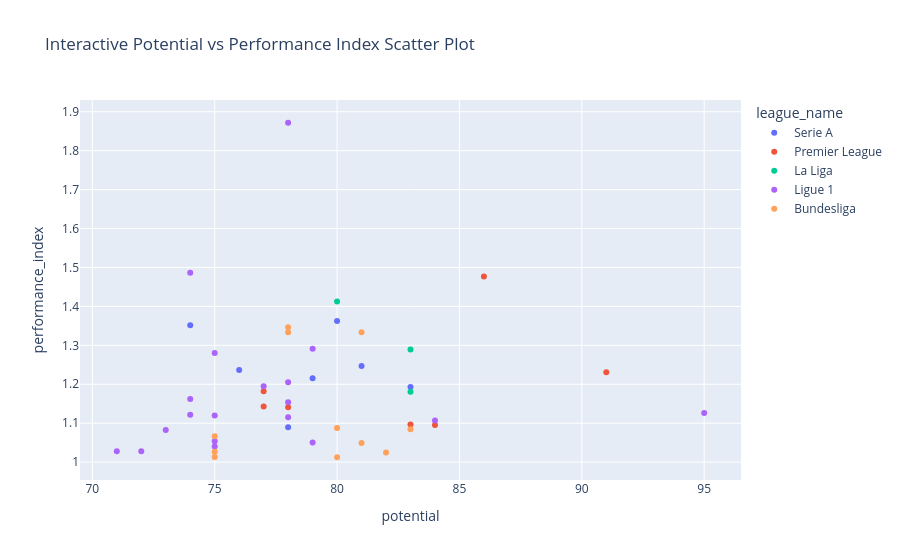

The code cell stored with this chart in its notebook:
### Code cell
# Interactive Scatter Plot for Potential vs Goals
fig = px.scatter(overperformers, 
                 x='potential', 
                 y='performance_index', 
                 color='league_name', 
                 hover_name='short_name', 
                 title="Interactive Potential vs Performance Index Scatter Plot"
                )

fig.show()

### Figure 1 — Plotly figure (JSON) as saved in the notebook; plotly's stock layout.template omitted (floating-point values rounded to 4 significant figures)
{"data": [{"hovertemplate": "<b>%{hovertext}</b><br><br>league_name=Serie A<br>potential=%{x}<br>performance_index=%{y}<extra></extra>", "hovertext": ["Rafael Tolói", "Danilo", "L. Martínez Quarta", "V. Gendrey", "A. Izzo", "Ibañez", "A. Buongiorno"], "legendgroup": "Serie A", "marker": {"color": "#636efa", "symbol": "circle"}, "mode": "markers", "name": "Serie A", "orientation": "v", "showlegend": true, "type": "scatter", "x": [81, 80, 79, 76, 74, 83, 78], "xaxis": "x", "y": [1.247, 1.363, 1.215, 1.237, 1.351, 1.193, 1.09], "yaxis": "y"}, {"hovertemplate": "<b>%{hovertext}</b><br><br>league_name=Premier League<br>potential=%{x}<br>performance_index=%{y}<extra></extra>", "hovertext": ["David Raya", "Bruno Fernandes", "P. Groß", "T. Mitchell", "A. Robinson", "K. De Bruyne", "K. Trippier"], "legendgroup": "Premier League", "marker": {"color": "#EF553B", "symbol": "circle"}, "mode": "markers", "name": "Premier League", "orientation": "v", "showlegend": true, "type": "scatter", "x": [78, 86, 77, 83, 77, 91, 84], "xaxis": "x", "y": [1.141, 1.477, 1.143, 1.096, 1.182, 1.231, 1.095], "yaxis": "y"}, {"hovertemplate": "<b>%{hovertext}</b><br><br>league_name=La Liga<br>potential=%{x}<br>performance_index=%{y}<extra></extra>", "hovertext": ["Javi Galán", "Unai Núñez", "Fran García"], "legendgroup": "La Liga", "marker": {"color": "#00cc96", "symbol": "circle"}, "mode": "markers", "name": "La Liga", "orientation": "v", "showlegend": true, "type": "scatter", "x": [80, 83, 83], "xaxis": "x", "y": [1.413, 1.289, 1.181], "yaxis": "y"}, {"hovertemplate": "<b>%{hovertext}</b><br><br>league_name=Ligue 1<br>potential=%{x}<br>performance_index=%{y}<extra></extra>", "hovertext": ["Neto Borges", "Andrei Girotto", "Dante", "L. Brassier", "B. Chardonnet", "F. Honorat", "A. Seidu", "M. Wieteska", "P. Frankowski", "J. Gradit", "R. Cabella", "V. Le Goff", "S. Kolašinac", "J. Castelletto", "K. Mbappé", "A. Djiku", "B. van den Boomen", "M. Desler", "A. Rouault"], "legendgroup": "Ligue 1", "marker": {"color": "#ab63fa", "symbol": "circle"}, "mode": "markers", "name": "Ligue 1", "orientation": "v", "showlegend": true, "type": "scatter", "x": [74, 78, 78, 79, 78, 78, 74, 73, 77, 75, 74, 71, 75, 75, 95, 79, 75, 72, 84], "xaxis": "x", "y": [1.162, 1.872, 1.115, 1.051, 1.154, 1.205, 1.122, 1.082, 1.195, 1.04, 1.486, 1.028, 1.053, 1.12, 1.126, 1.291, 1.28, 1.028, 1.107], "yaxis": "y"}, {"hovertemplate": "<b>%{hovertext}</b><br><br>league_name=Bundesliga<br>potential=%{x}<br>performance_index=%{y}<extra></extra>", "hovertext": ["Tuta", "J. Gouweleeuw", "B. Pavard", "I. Ordets", "J. Hector", "F. Kainz", "J. Hofmann", "A. Caci", "B. Henrichs", "K. Mavropanos", "M. Friedl"], "legendgroup": "Bundesliga", "marker": {"color": "#FFA15A", "symbol": "circle"}, "mode": "markers", "name": "Bundesliga", "orientation": "v", "showlegend": true, "type": "scatter", "x": [82, 75, 81, 75, 78, 75, 81, 80, 80, 83, 78], "xaxis": "x", "y": [1.024, 1.027, 1.049, 1.013, 1.346, 1.067, 1.333, 1.087, 1.012, 1.084, 1.333], "yaxis": "y"}], "layout": {"legend": {"title": {"text": "league_name"}, "tracegroupgap": 0}, "title": {"text": "Interactive Potential vs Performance Index Scatter Plot"}, "xaxis": {"anchor": "y", "domain": [0, 1], "title": {"text": "potential"}}, "yaxis": {"anchor": "x", "domain": [0, 1], "title": {"text": "performance_index"}}}}
